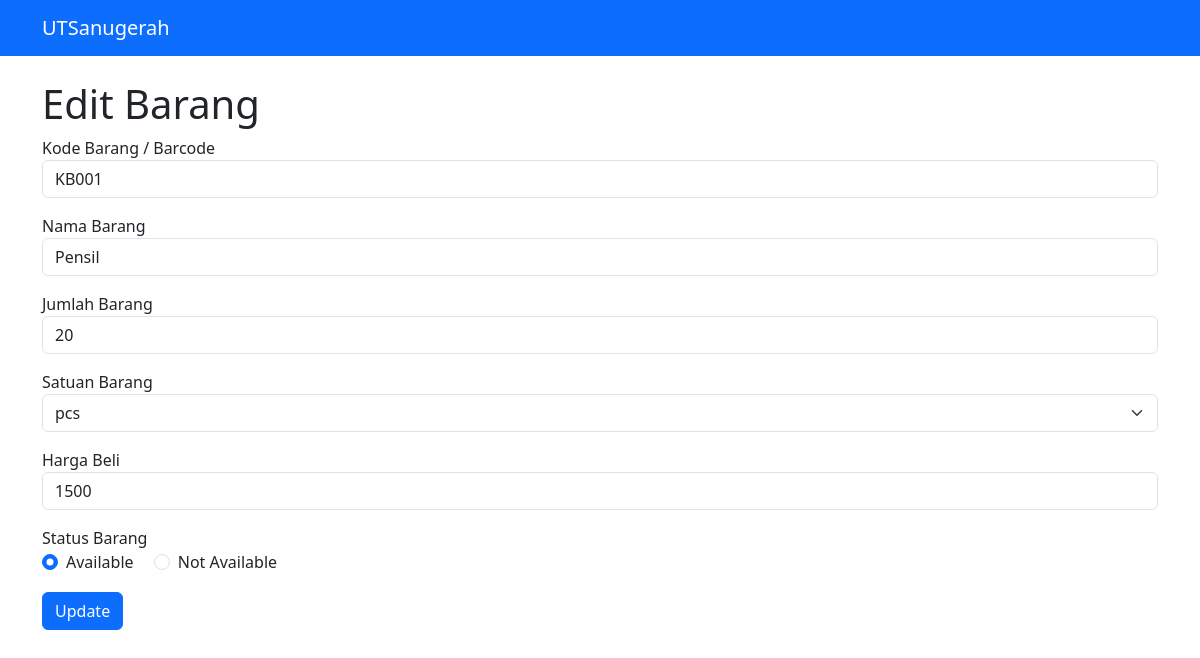
The page /edit_item.php?id=1 on the database its author committed.
### tables this page shows
CREATE TABLE `tb_inventory` (
  `id_barang` int(10) NOT NULL,
  `kode_barang` varchar(20) NOT NULL,
  `nama_barang` varchar(50) NOT NULL,
  `jumlah_barang` int(10) NOT NULL,
  `satuan_barang` varchar(20) NOT NULL,
  `harga_beli` double(20,2) NOT NULL,
  `status_barang` tinyint(1) NOT NULL
);

### edit_item.php (the view, shortened to what this page needs)
<?php
include 'config.php';
$id = $_GET['id'] ?? null;
$stmt = $conn->prepare("SELECT * FROM tb_inventory WHERE id_barang = ?");
$stmt->bind_param("i", $id);
$stmt->execute();
$result = $stmt->get_result();
$data = $result->fetch_assoc();
?>
<!DOCTYPE html>
<html lang="en">
<head>
    <link href="https://cdn.jsdelivr.net/npm/bootstrap@5.3.0/dist/css/bootstrap.min.css" rel="stylesheet" />
</head>
<body>
<nav class="navbar navbar-expand-lg navbar-dark bg-primary">
  <div class="container">
    <a class="navbar-brand" href="index.php">UTSanugerah</a>
  </div>
</nav>
<div class="container mt-4">
    <h1>Edit Barang</h1>
    <form method="POST" action="">
        <div class="mb-3">
            <label>Kode Barang / Barcode</label>
            <input type="text" name="kode_barang" class="form-control" value="<?= htmlspecialchars($data['kode_barang']) ?>" required />
        </div>
        <div class="mb-3">
            <label>Nama Barang</label>
            <input type="text" name="nama_barang" class="form-control" value="<?= htmlspecialchars($data['nama_barang']) ?>" required />
        </div>
        <div class="mb-3">
            <label>Jumlah Barang</label>
            <input type="number" name="jumlah_barang" class="form-control" min="0" value="<?= $data['jumlah_barang'] ?>" required />
        </div>
        <div class="mb-3">
            <label>Satuan Barang</label>
            <select name="satuan_barang" class="form-select" required>
                <option value="pcs" <?= $data['satuan_barang'] == 'pcs' ? 'selected' : '' ?>>pcs</option>
            </select>
        </div>
        <div class="mb-3">
            <label>Harga Beli</label>
            <input type="number" step="0.01" name="harga_beli" class="form-control" min="0" value="<?= $data['harga_beli'] ?>" required />
        </div>
        <div class="mb-3">
            <label>Status Barang</label><br />
            <div class="form-check form-check-inline">
                <input type="radio" id="status1" name="status_barang" value="1" <?= $data['status_barang'] ? 'checked' : '' ?> class="form-check-input" />
                <label for="status1" class="form-check-label">Available</label>
            </div>
            <div class="form-check form-check-inline">
                <input type="radio" id="status0" name="status_barang" value="0" <?= !$data['status_barang'] ? 'checked' : '' ?> class="form-check-input" />
                <label for="status0" class="form-check-label">Not Available</label>
            </div>
        </div>
        <button type="submit" class="btn btn-primary">Update</button>
    </form>
</div>
</body>
</html>

### rows shown on the page
tb_inventory: kode_barang "KB001", nama_barang "Pensil", jumlah_barang "20", satuan_barang "pcs", harga_beli "1500", status_barang "☑ Available", status_barang "☐ Not Available"
